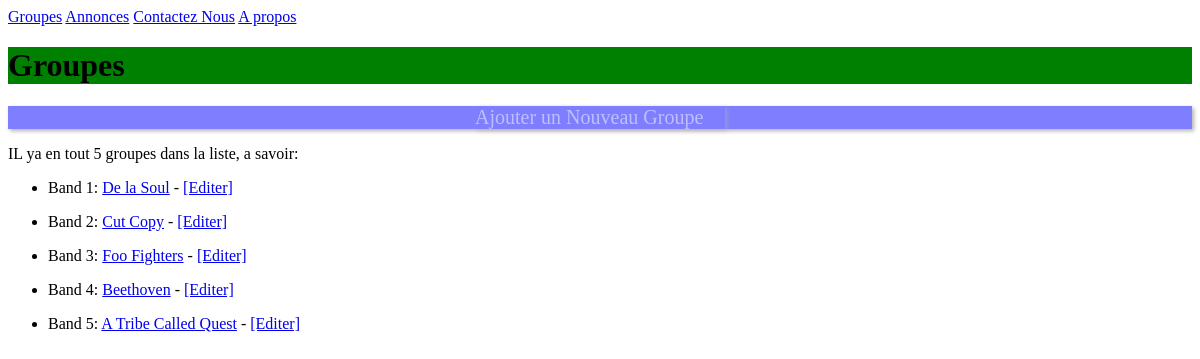
The page /bands/ on the database as committed earlier.
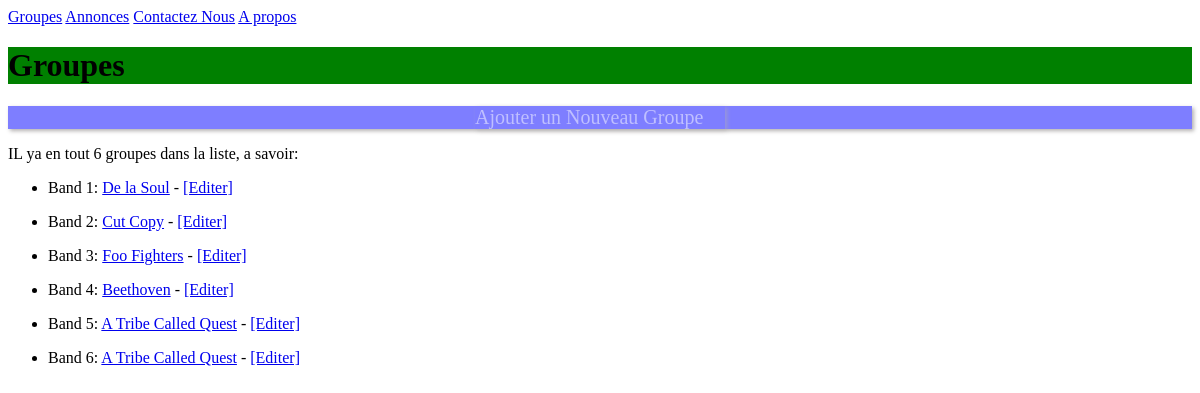
The same page on the database as committed later.
### listings/models.py (models this page shows, shortened)
class Band(models.Model):
    class Genre(models.TextChoices):
        HIP_HOP = 'HH'
        SYNTH_POP = 'SP'
        ALTERNATIVE_ROCK = 'AR'
    name = models.CharField(max_length=100)
    genre = models.CharField(choices=Genre.choices, max_length=5)
    biography = models.CharField(max_length=1000)
    year_formed = models.IntegerField(
        validators=[MinValueValidator(1900), MaxValueValidator(2100)]
    )
    active = models.BooleanField(default=True)
    official_homepage = models.URLField(null=True, blank=True)

### listings/views.py (the view)
# urls.py: path('bands/', views.band_list, name='band_list'),
def band_list(request):
    bands = Band.objects.all()
    return render(request, 'listings/band_list.html', {'bands': bands})

### listings/templates/listings/band_list.html
{% extends 'listings/base.html' %}
{% block content %}
    <h1> Groupes </h1>
    <nav class="add">
        <div class="add">
            <a href="{% url 'band_create' %}">Ajouter un Nouveau Groupe</a>
        </div>
    </nav>
    <p>IL ya en tout {{ bands|length }} groupes dans la liste, a savoir: </p>
    {% for band in bands %}
    	<ul>
            <li>Band {{ forloop.counter }}:
                <a href="{% url 'band_detail' band.id %}">{{ band.name}}</a>
                - <a href="{% url 'band_update' band.id %}">[Editer]</a>
            </li>
        </ul>
    {% endfor %}
{% endblock %}

Rows that differ between the two databases and show on the page:
added Band: name "A Tribe Called Quest"
Other text that changed with them:
{{ bands|length }}: "5" → "6"
